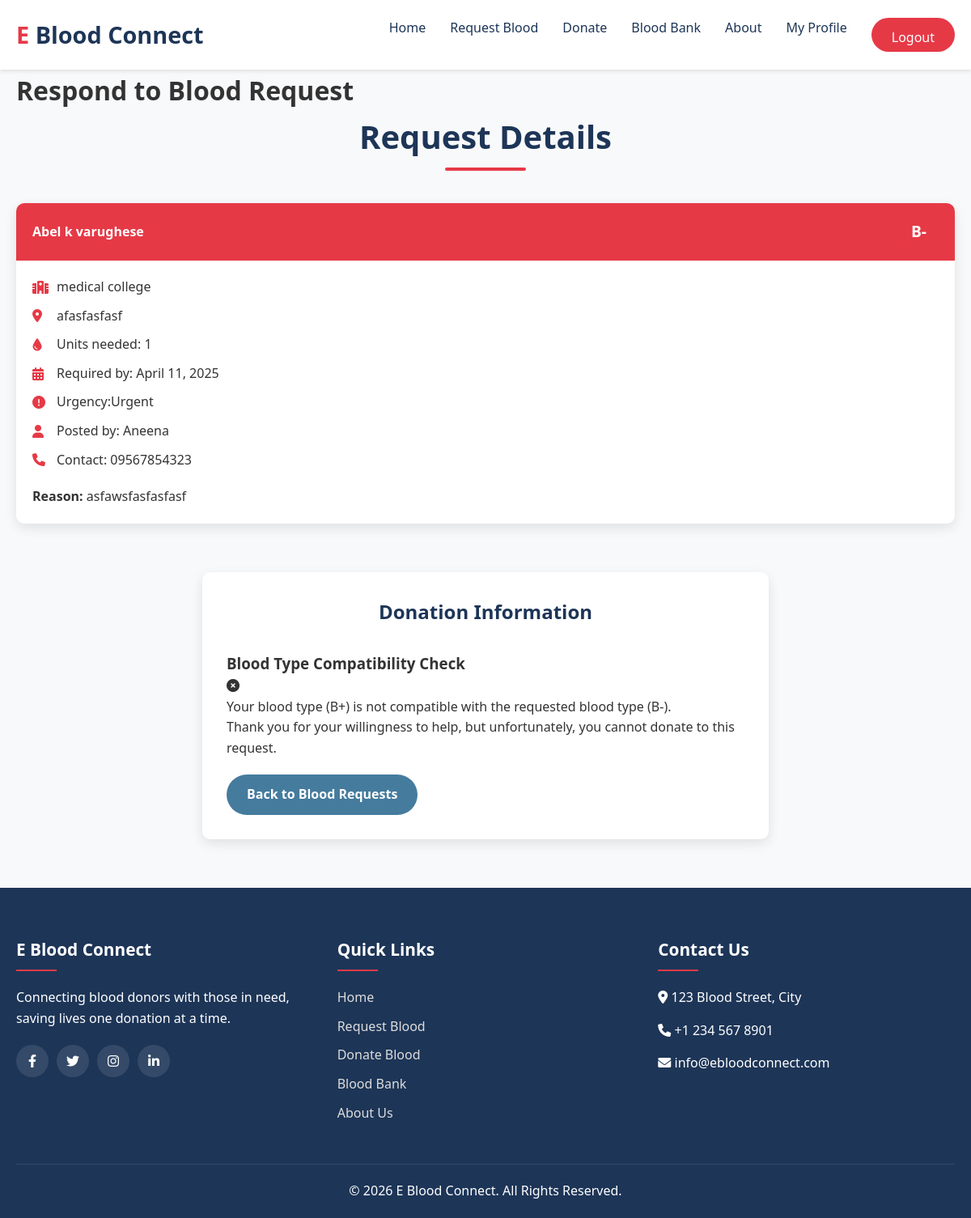
Page /respond_request.php?id=9 (signed in) on the committed database.
### tables this page shows
CREATE TABLE IF NOT EXISTS `blood_requests` (
  `id` int NOT NULL AUTO_INCREMENT,
  `user_id` int NOT NULL,
  `patient_name` varchar(100) NOT NULL,
  `blood_type` enum('A+','A-','B+','B-','AB+','AB-','O+','O-') NOT NULL,
  `units` int NOT NULL,
  `hospital` varchar(100) NOT NULL,
  `hospital_address` text NOT NULL,
  `urgency` enum('critical','urgent','standard') NOT NULL,
  `required_date` date NOT NULL,
  `reason` text NOT NULL,
  `status` enum('pending','in_process','completed','rejected') DEFAULT 'pending',
  `created_at` timestamp NULL DEFAULT CURRENT_TIMESTAMP,
  `updated_at` timestamp NULL DEFAULT CURRENT_TIMESTAMP ON UPDATE CURRENT_TIMESTAMP,
  PRIMARY KEY (`id`),
  KEY `user_id` (`user_id`)
);

CREATE TABLE IF NOT EXISTS `users` (
  `id` int NOT NULL AUTO_INCREMENT,
  `full_name` varchar(100) NOT NULL,
  `email` varchar(100) NOT NULL,
  `password` varchar(255) NOT NULL,
  `phone` varchar(20) NOT NULL,
  `blood_type` enum('A+','A-','B+','B-','AB+','AB-','O+','O-') NOT NULL,
  `gender` enum('Male','Female','Other') NOT NULL,
  `dob` date NOT NULL,
  `address` text NOT NULL,
  `medical_conditions` text,
  `is_admin` tinyint(1) DEFAULT '0',
  `created_at` timestamp NULL DEFAULT CURRENT_TIMESTAMP,
  `updated_at` timestamp NULL DEFAULT CURRENT_TIMESTAMP ON UPDATE CURRENT_TIMESTAMP,
  PRIMARY KEY (`id`),
  UNIQUE KEY `email` (`email`)
);

### includes/db.php (called while the page is built, shortened)
<?php
$host = 'localhost';
$dbname = 'ebloodconnect';
$username = 'root';
$password = '';
try {
    $db = new PDO("mysql:host=$host;dbname=$dbname", $username, $password);
    $db->setAttribute(PDO::ATTR_ERRMODE, PDO::ERRMODE_EXCEPTION);
    $db->setAttribute(PDO::ATTR_DEFAULT_FETCH_MODE, PDO::FETCH_ASSOC);
} catch(PDOException $e) {
    die("Connection failed: " . $e->getMessage());
}
function executeQuery($sql, $params = []) {
    global $db;
    try {
        $stmt = $db->prepare($sql);
        $stmt->execute($params);
        return $stmt;
    } catch(PDOException $e) {
        die("Query failed: " . $e->getMessage());
    }
}
function fetchOne($sql, $params = []) {
    $stmt = executeQuery($sql, $params);
    return $stmt->fetch();
}
?>

### respond_request.php (the view, shortened to what this page needs)
<?php
require_once 'includes/db.php';
$success = "";
$requestId = (int)$_GET['id'];
$userId = $_SESSION['user_id'];
$sql = "SELECT br.*, u.full_name as requester_name, u.phone as requester_phone
        FROM blood_requests br
        JOIN users u ON br.user_id = u.id
        WHERE br.id = ? AND br.status = 'pending'";
$request = fetchOne($sql, [$requestId]);
$sql = "SELECT * FROM users WHERE id = ?";
$donor = fetchOne($sql, [$userId]);
?>
<!DOCTYPE html>
<html lang="en">
<head>
    <link rel="stylesheet" href="css/style.css">
    <link rel="stylesheet" href="https://cdnjs.cloudflare.com/ajax/libs/font-awesome/6.0.0-beta3/css/all.min.css">
</head>
<body>
    <?php include 'includes/header.php'; ?>
    <div class="page-banner">
        <div class="container">
            <h1>Respond to Blood Request</h1>
        </div>
    </div>
    <div class="container">
        <div class="request-details">
            <h2 class="section-title">Request Details</h2>
            <div class="request-card">
                <div class="request-header">
                    <span><?php echo htmlspecialchars($request['patient_name']); ?></span>
                    <div class="blood-type-badge"><?php echo htmlspecialchars($request['blood_type']); ?></div>
                </div>
                <div class="request-body">
                    <div class="request-info">
                        <p><i class="fas fa-hospital"></i> <?php echo htmlspecialchars($request['hospital']); ?></p>
                        <p><i class="fas fa-map-marker-alt"></i> <?php echo htmlspecialchars($request['hospital_address']); ?></p>
                        <p><i class="fas fa-tint"></i> Units needed: <?php echo htmlspecialchars($request['units']); ?></p>
                        <p><i class="fas fa-calendar-alt"></i> Required by: <?php echo date('F j, Y', strtotime($request['required_date'])); ?></p>
                        <p><i class="fas fa-exclamation-circle"></i> Urgency: <span class="urgency-<?php echo $request['urgency']; ?>"><?php echo ucfirst($request['urgency']); ?></span></p>
                        <p><i class="fas fa-user"></i> Posted by: <?php echo htmlspecialchars($request['requester_name']); ?></p>
                        <p><i class="fas fa-phone"></i> Contact: <?php echo htmlspecialchars($request['requester_phone']); ?></p>
                    </div>
                    <p><strong>Reason:</strong> <?php echo htmlspecialchars($request['reason']); ?></p>
                </div>
            </div>
        </div>
        <?php if (!empty($success)): ?>
            <div class="form-container">
                <div class="form-message success-message" style="margin-top: 20px;">
                    <?php echo $success; ?>
                </div>
                <div class="text-center" style="margin-top: 20px;">
                    <a href="request_blood.php" class="btn secondary-btn">Back to Blood Requests</a>
                </div>
            </div>
        <?php else: ?>
            <div class="form-container">
                <h2 class="form-title">Donation Information</h2>
                <div class="compatibility-check">
                    <h3>Blood Type Compatibility Check</h3>
                    <?php
                    $compatible = false;
                    $requestBloodType = $request['blood_type'];
                    $donorBloodType = $donor['blood_type'];
                    ?>
                    <?php if ($compatible): ?>
                        <div class="compatibility-result compatible">
                            <i class="fas fa-check-circle"></i>
                            <p>Your blood type (<?php echo $donorBloodType; ?>) is compatible with the requested blood type (<?php echo $requestBloodType; ?>).</p>
                        </div>
                    <?php else: ?>
                        <div class="compatibility-result incompatible">
                            <i class="fas fa-times-circle"></i>
                            <p>Your blood type (<?php echo $donorBloodType; ?>) is not compatible with the requested blood type (<?php echo $requestBloodType; ?>).</p>
                            <p>Thank you for your willingness to help, but unfortunately, you cannot donate to this request.</p>
                        </div>
                    <?php endif; ?>
                </div>
                <?php if ($compatible): ?>
                    <form action="<?php echo htmlspecialchars($_SERVER["PHP_SELF"]) . "?id=" . $requestId; ?>" method="post">
                        <div class="form-group">
                            <label for="donation_date">When can you donate?*</label>
                            <input type="date" id="donation_date" name="donation_date" class="form-control"
                                min="<?php echo date('Y-m-d'); ?>"
                                max="<?php echo date('Y-m-d', strtotime($request['required_date'])); ?>"
                                required>
                        </div>
                        <div class="form-group">
                            <label for="message">Additional Message (Optional)</label>
                            <textarea id="message" name="message" class="form-control" rows="3"><?php echo isset($_POST['message']) ? htmlspecialchars($_POST['message']) : ''; ?></textarea>
                        </div>
                        <div class="form-group">
                            <p class="donor-agreement">
                                <strong>By submitting this form, you agree to:</strong>
                                <ul>
                                    <li>Be physically present at the specified hospital on the selected date</li>
                                    <li>Follow all donation protocols and procedures at the medical facility</li>
                                    <li>Inform the requester if you cannot fulfill the commitment</li>
                                </ul>
                            </p>
                        </div>
                        <div class="form-buttons">
                            <a href="request_blood.php" class="btn secondary-btn">Cancel</a>
                            <button type="submit" class="btn primary-btn">Confirm Donation</button>
                        </div>
                    </form>
                <?php else: ?>
                    <div class="form-buttons" style="margin-top: 20px;">
                        <a href="request_blood.php" class="btn secondary-btn">Back to Blood Requests</a>
                    </div>
                <?php endif; ?>
            </div>
        <?php endif; ?>
    </div>
    <?php include 'includes/footer.php'; ?>
</body>
</html>

### css/style.css (style rules this page uses)
:root { --primary-color: #e63946; --secondary-color: #457b9d; --dark-color: #1d3557; --light-color: #f1faee; --danger-color: #d62828; --success-color: #2a9d8f; --box-shadow: 0 5px 15px rgba(0, 0, 0, 0.1); }
* { margin: 0; padding: 0; box-sizing: border-box; }
body { font-family: 'Segoe UI', Tahoma, Geneva, Verdana, sans-serif; line-height: 1.6; background-color: #f8f9fa; color: #333; }
a { text-decoration: none; color: var(--dark-color); }
.container { max-width: 1200px; margin: 0 auto; padding: 0 20px; }
.btn { display: inline-block; padding: 12px 25px; border-radius: 30px; transition: all 0.3s ease; font-weight: 600; cursor: pointer; text-align: center; border: none; }
.secondary-btn { background-color: var(--secondary-color); color: white; }
.section-title { text-align: center; margin-bottom: 40px; font-size: 2.5rem; color: var(--dark-color); position: relative; padding-bottom: 10px; }
.section-title::after { content: ''; position: absolute; bottom: 0; left: 50%; transform: translateX(-50%); width: 100px; height: 4px; background: var(--primary-color); border-radius: 2px; }
.form-container { max-width: 700px; margin: 60px auto; padding: 30px; background-color: white; border-radius: 10px; box-shadow: var(--box-shadow); }
.form-title { text-align: center; margin-bottom: 30px; color: var(--dark-color); }
.request-card { background-color: white; border-radius: 10px; box-shadow: var(--box-shadow); overflow: hidden; transition: all 0.3s ease; }
.request-header { padding: 15px 20px; background-color: var(--primary-color); color: white; font-weight: 600; display: flex; justify-content: space-between; align-items: center; }
.request-body { padding: 20px; }
.request-info { margin-bottom: 20px; }
.request-info p { margin-bottom: 10px; display: flex; align-items: center; }
.request-info i { margin-right: 10px; color: var(--primary-color); width: 20px; }
.blood-type-badge { background-color: var(--primary-color); color: white; padding: 5px 15px; border-radius: 20px; font-weight: 600; font-size: 1.2rem; }

### rows in the picture
blood_requests: patient_name "Abel k varughese", blood_type "B-", hospital "medical college", hospital_address "afasfasfasf", units "1", required_date "April 11, 2025", urgency "Urgent", user.full_name "Aneena", user.phone "09567854323", reason "asfawsfasfasfasf"
users: blood_type "B+"
